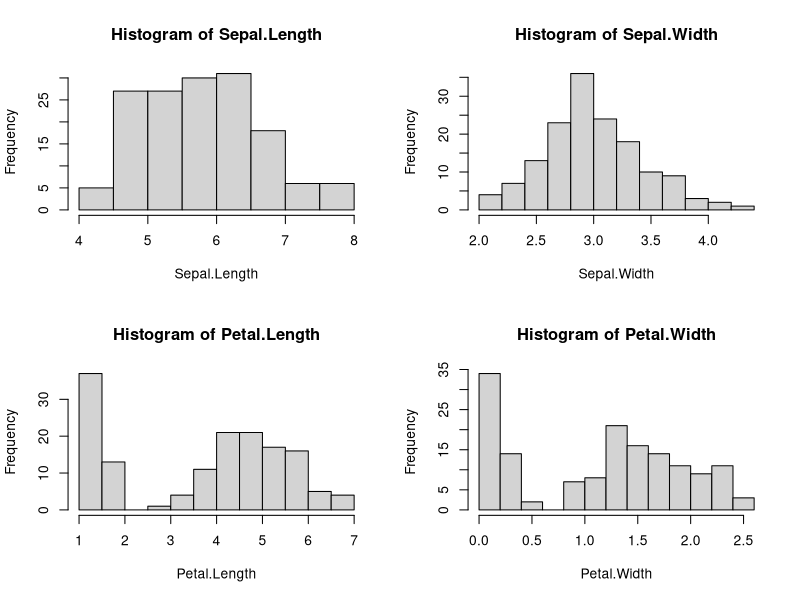
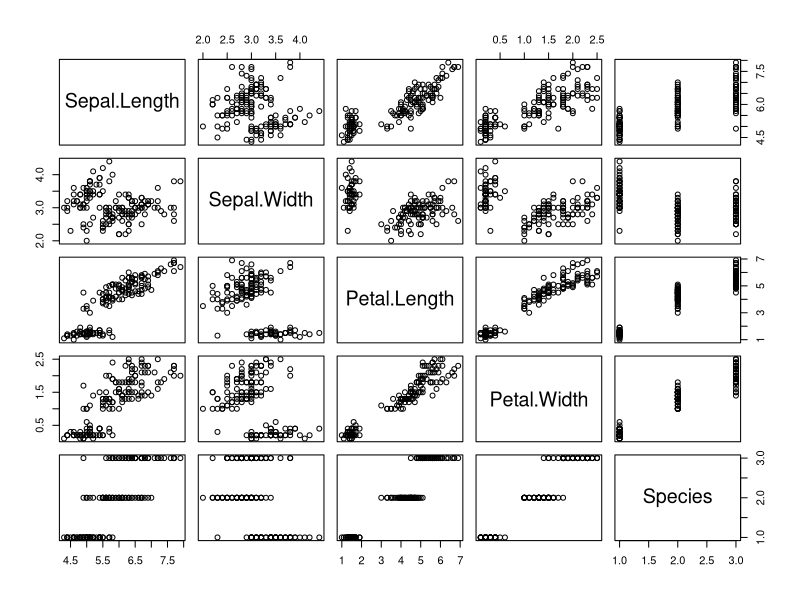
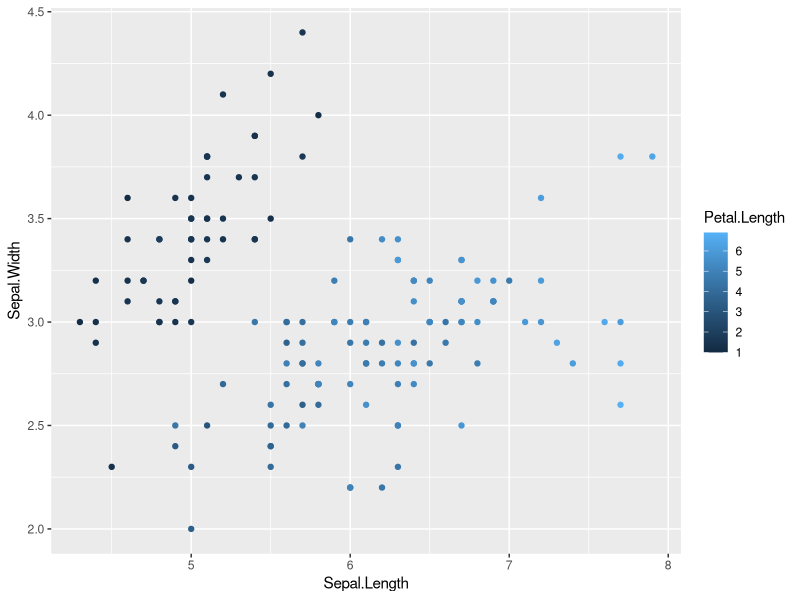
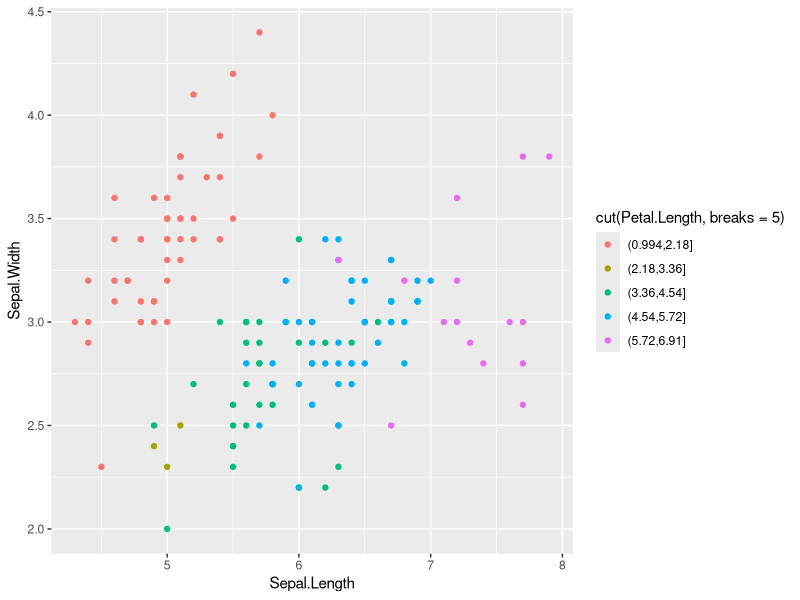
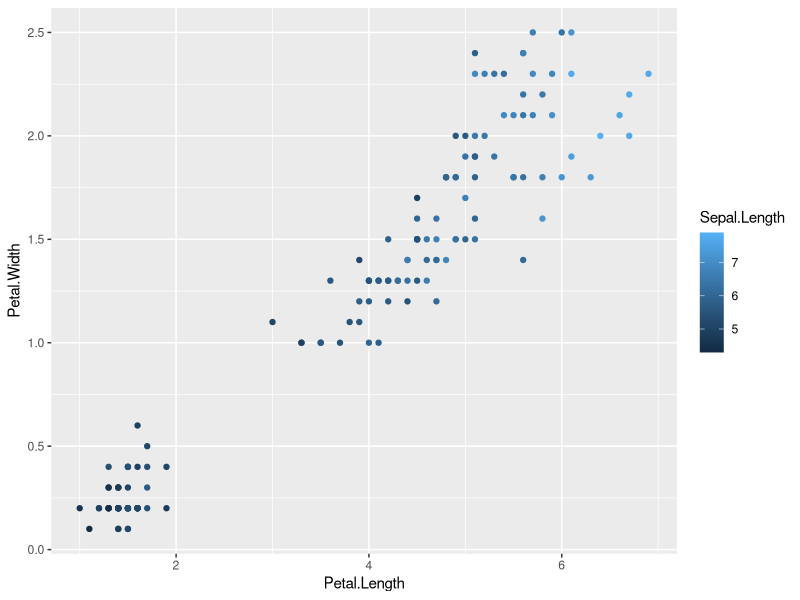
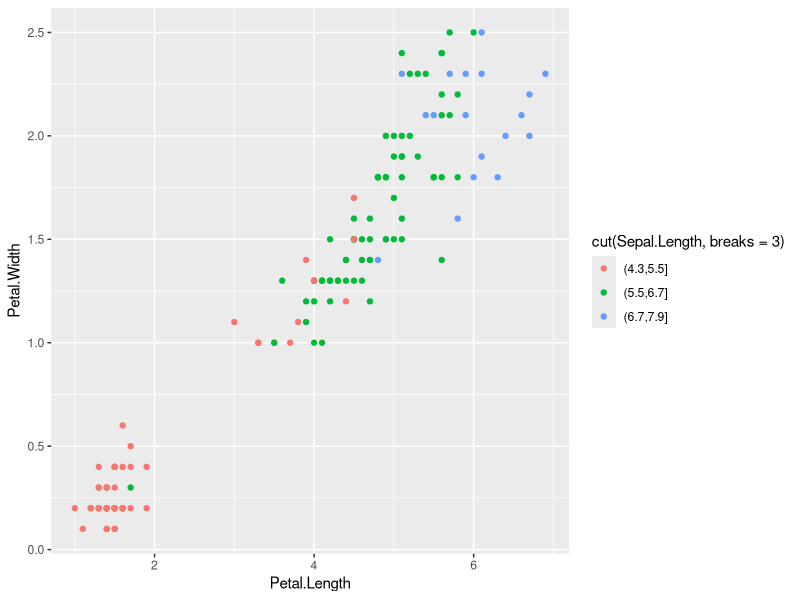
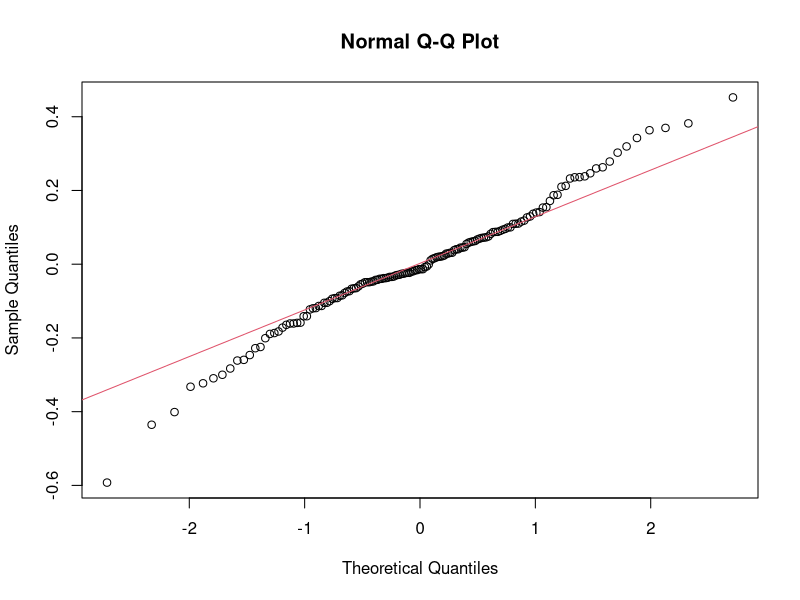
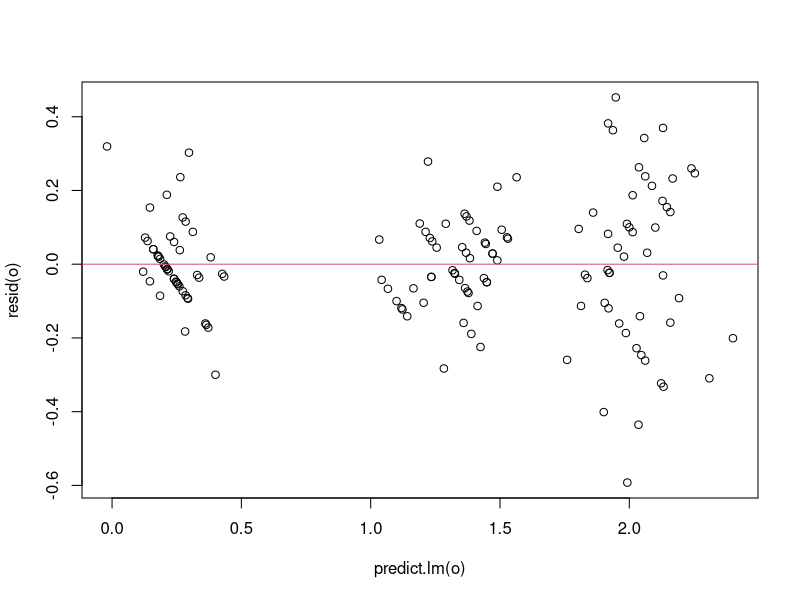

R code for these plots, in order:
##Want to make predictions and interpretations using lm and glm
#I will use the iris data set already built into R for this example
head(iris)
dim(iris)

#Attach Dataset, so I can just ask for individual columns
attach(iris)

#Look at univariate analysis
par(mfrow=c(2,2))
hist(Sepal.Length) 
hist(Sepal.Width)
hist(Petal.Length)
hist(Petal.Width)
summary(iris)

#Look at bivariate relationships
pairs(iris)

#We could use ggplot2 to look at more advanced elements
#install.packages(ggplot2)
library(ggplot2)
qplot(Sepal.Length, Sepal.Width, col=Petal.Length)

#Instead of using a continuous Petal.Length, we might look at it as a factor
qplot(Sepal.Length, Sepal.Width, col=cut(Petal.Length, breaks=5))
#This is the makings of a nice decision tree example...

#We could look at another set of relationships:
qplot(Petal.Length, Petal.Width, col=Sepal.Length)

#Again we might break up the Sepal.Length to see if there are 'nice' breaks
qplot(Petal.Length, Petal.Width, col=cut(Sepal.Length, breaks=3))

#This again might break down nicely for a decision tree or some kind of cluster analysis
##We could continue with additional plots to fully look at 
##the relationship between all variables


##We could fit a linear model to predict Pedal.Width using the other variables
o = lm(Petal.Width~Petal.Length + Sepal.Length + Sepal.Width + Species, data =iris)
summary(o)

#How do you interpret each slope?
#How do you interpret Rsquared?
#What do all the *** mean everywhere?


##Looks like the model fits really well
##We might check some diagnostics:
##vif, residual plot, nqp of residuals

##Check vifs
library(car)
vif(o) #See any problems?  What should we do?

##Check residals
##Normality
par(mfrow=c(1,1))
qqnorm(resid(o))
qqline(resid(o), col = 2) #See any problems? 

##Constant Variance and linear Model
plot(predict.lm(o), resid(o))
abline(h=0, col=2) #See any problems?







